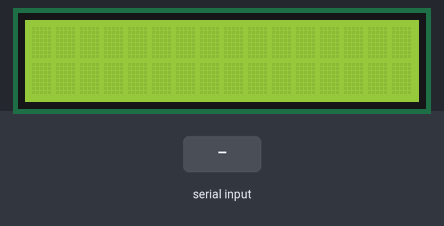
A sketch run on a simulated Arduino Uno, built with avr-gcc and run on an emulated ATmega328P. Parts: 16×2 character LCD. Inputs (shaded band) come from the test bench. What the sketch prints to the serial monitor is not drawn.

Above: at 1.2 s.
1.3 s: "on" received over Serial
At 2.1 s:
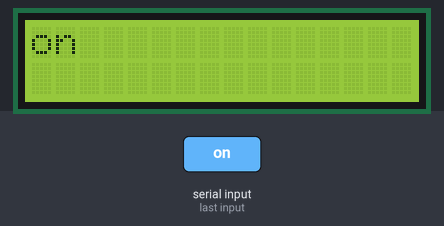
2.8 s: "off" received over Serial
At 3.6 s:
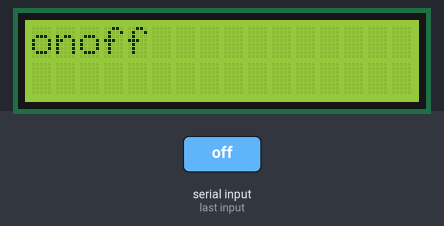
4.3 s: "on" received over Serial
At 5.5 s:
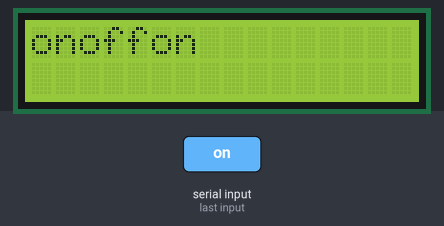
5.8 s: "off" received over Serial
At 7.0 s:
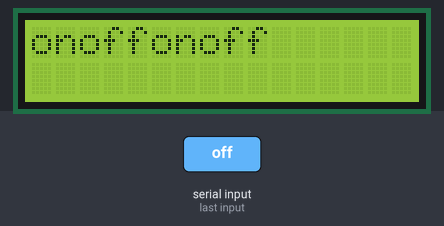
7.3 s: "on" received over Serial
At 7.9 s:
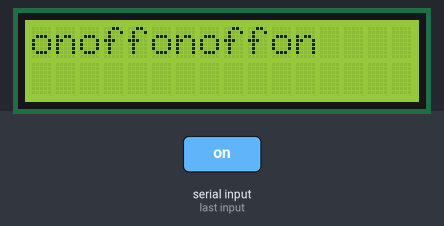
8.8 s: "off" received over Serial
At 9.4 s:
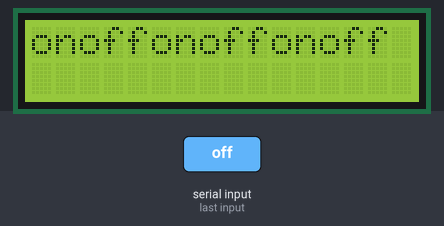
Timing chart, 0 to 11.3 s (numbered marks = the images above; inputs shaded):
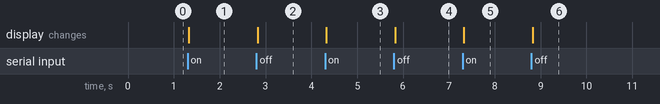

The sketch:

sketch_jun03d.ino
```cpp
#include<LiquidCrystal.h>
LiquidCrystal lcd {8, 9, 10, 11, 12, 13};
String sid;
void setup() {
  Serial.begin(9600);
  lcd.begin(16, 2);
  pinMode(13, 1);
}

void loop() {
  char c;
  while (Serial.available() > 0)
  { c = Serial.read();
    sid = sid + c;
    delay(10);

  }
  if (sid.length() > 0)
  {
    lcd.print(sid);
        if (sid == "on")
        {
          Serial.println("led on");
          digitalWrite(13, 1);
          delay(1000);
        }
       else if (sid == "off")
        {  Serial.println("led off");
          digitalWrite(13, 0);
          delay(1000);
        }
      }
      sid = "";
    }
```

Measured:
- after the input at 1.3 s, the display: changes at once (image 1)
- after the input at 2.8 s, the display: changes at once (image 2)
- after the input at 4.3 s, the display: changes at once (image 3)
- after the input at 5.8 s, the display: changes at once (image 4)
- after the input at 7.3 s, the display: changes at once (image 5)
- after the input at 8.8 s, the display: changes at once (image 6)
